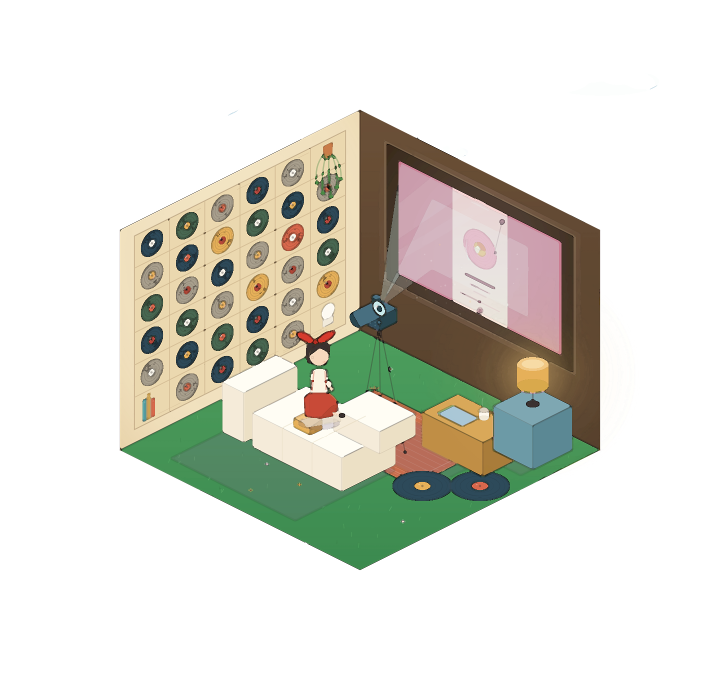
#> input picture figma-assets/hero-art-ghibli-float.png, 1440 x 1360 px (shown at 1/2 size)
$ python gen_float_trim.py
#> lines starting #> are read from the running program, lines starting #| are printed output that depends on the picture
# -*- coding: utf-8 -*-
"""悬浮房间美术后处理：按 alpha 通道裁剪到内容包围盒 + 留白边，缩放到 1080 宽。"""
import os
from PIL import Image

BASE = os.path.dirname(os.path.abspath(__file__))
ASSETS = os.path.join(BASE, "figma-assets")

PAD = 30
for src, dst in [("hero-art-ghibli-float.png", "hero-art-qq-float-1080.png"),
                 ("hero-art-duo-float.png", "hero-art-duo-float-1080.png")]:
    im = Image.open(os.path.join(ASSETS, src)).convert("RGBA")
#> im is the input picture: PIL image 1440x1360 RGBA; mean R, G, B, A 192.1, 189.9, 178.3, 91.3
    bbox = im.getchannel("A").getbbox()
#> bbox = (195, 90, 1324, 1141)
    l, t, r, b = bbox
#> l = 195; t = 90; r = 1324; b = 1141
    l = max(0, l - PAD); t = max(0, t - PAD)
#> after `l = max(0, l - PAD)`: l = 165
#> after `t = max(0, t - PAD)`: t = 60
    r = min(im.width, r + PAD); b = min(im.height, b + PAD)
#> after `r = min(im.width, r + PAD)`: r = 1354
#> after `b = min(im.height, b + PAD)`: b = 1171
    im = im.crop((l, t, r, b))
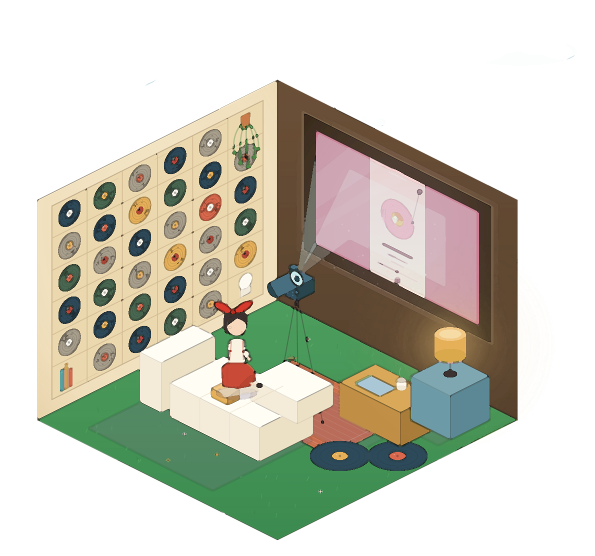
#> im: PIL image 1189x1111 RGBA (shown at 1/2 size); mean R, G, B, A 161.7, 158.5, 141.3, 135.4; transparent parts drawn white
    w = 1080
    h = round(im.height * w / im.width)
#> h = 1009
    im = im.resize((w, h), Image.LANCZOS)
#> im: PIL image 1080x1009 RGBA
    im.save(os.path.join(ASSETS, dst), optimize=True)
    print(dst, im.size)
#| hero-art-qq-float-1080.png (1080, 1009)
#> pass 2 of the loop `for src, dst in [("hero-art-ghibli-float.png", "hero-art-qq-float-1080..`:
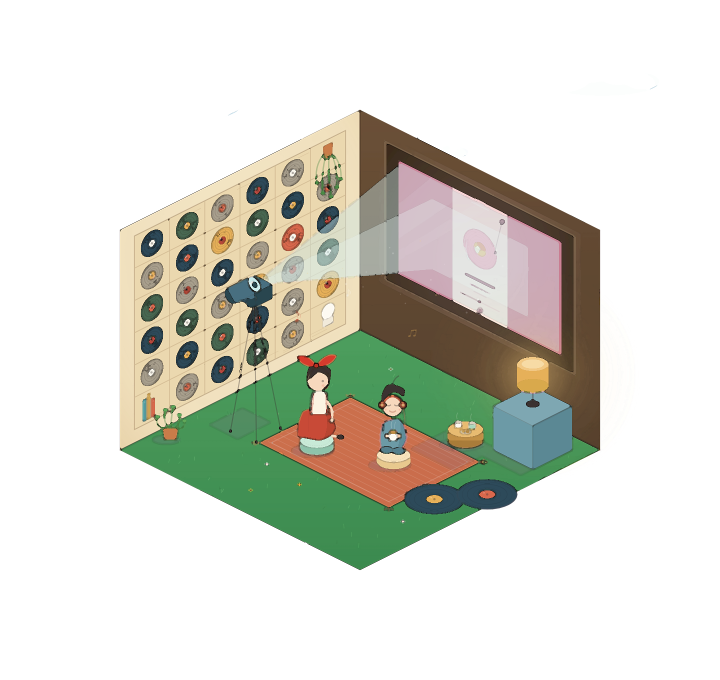
#> input picture figma-assets/hero-art-duo-float.png, 1440 x 1360 px (shown at 1/2 size)
#> im is the input picture: PIL image 1440x1360 RGBA; mean R, G, B, A 189.2, 188.2, 176.1, 91.5
#> `l, t, r, b = bbox`: l = 195; t = 90; r = 1324; b = 1141
#> `l = max(0, l - PAD)`: l = 165
#> `t = max(0, t - PAD)`: t = 60
#> `r = min(im.width, r + PAD)`: r = 1354
#> `b = min(im.height, b + PAD)`: b = 1171
#> `im = im.crop((l, t, r, b))`:
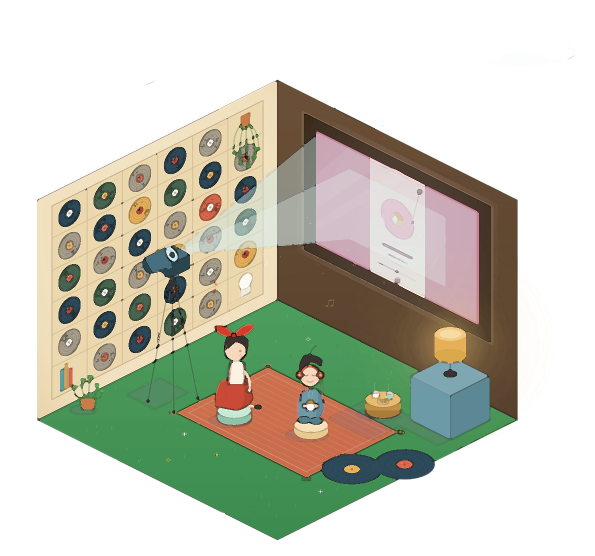
#> im: PIL image 1189x1111 RGBA (shown at 1/2 size); mean R, G, B, A 157.4, 155.9, 138, 135.6; transparent parts drawn white
#| hero-art-duo-float-1080.png (1080, 1009)
